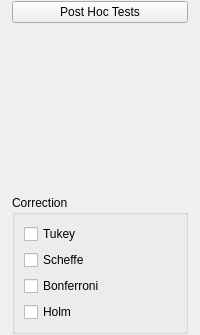
    <widget class="QWidget" name="widget_13" native="true">
     <layout class="QGridLayout" name="gridLayout_20">
      <property name="leftMargin">
       <number>12</number>
      </property>
      <property name="topMargin">
       <number>1</number>
      </property>
      <property name="rightMargin">
       <number>12</number>
      </property>
      <property name="bottomMargin">
       <number>1</number>
      </property>
      <item row="0" column="0">
       <widget class="ExpanderButton" name="expanderPosthoc">
        <property name="text">
         <string>Post Hoc Tests</string>
        </property>
       </widget>
      </item>
      <item row="1" column="0">
       <widget class="QWidget" name="containerPostHocTests" native="true">
        <layout class="QGridLayout" name="gridLayout_19">
         <property name="leftMargin">
          <number>0</number>
         </property>
         <property name="topMargin">
          <number>0</number>
         </property>
         <property name="rightMargin">
          <number>0</number>
         </property>
         <property name="bottomMargin">
          <number>0</number>
         </property>
         <item row="0" column="0">
          <widget class="BoundAssignWidget" name="postHocTestsVariables" native="true">
           <property name="minimumSize">
            <size>
             <width>0</width>
             <height>160</height>
            </size>
           </property>
           <layout class="QGridLayout" name="gridLayout_9"/>
          </widget>
         </item>
         <item row="1" column="0">
          <widget class="GroupBox" name="groupPostHocOptions">
           <property name="title">
            <string>Correction</string>
           </property>
           <layout class="QGridLayout" name="gridLayout_17">
            <item row="3" column="0">
             <widget class="BoundCheckBox" name="postHocTestsHolm">
              <property name="text">
               <string>Holm</string>
              </property>
             </widget>
            </item>
            <item row="2" column="0">
             <widget class="BoundCheckBox" name="postHocTestsBonferroni">
              <property name="text">
               <string>Bonferroni</string>
              </property>
             </widget>
            </item>
            <item row="0" column="0">
             <widget class="BoundCheckBox" name="postHocTestsTukey">
              <property name="text">
               <string>Tukey</string>
              </property>
             </widget>
            </item>
            <item row="1" column="0">
             <widget class="BoundCheckBox" name="postHocTestsScheffe">
              <property name="text">
               <string>Scheffe</string>
              </property>
             </widget>
            </item>
           </layout>
          </widget>
         </item>
        </layout>
       </widget>
      </item>
     </layout>
    </widget>
